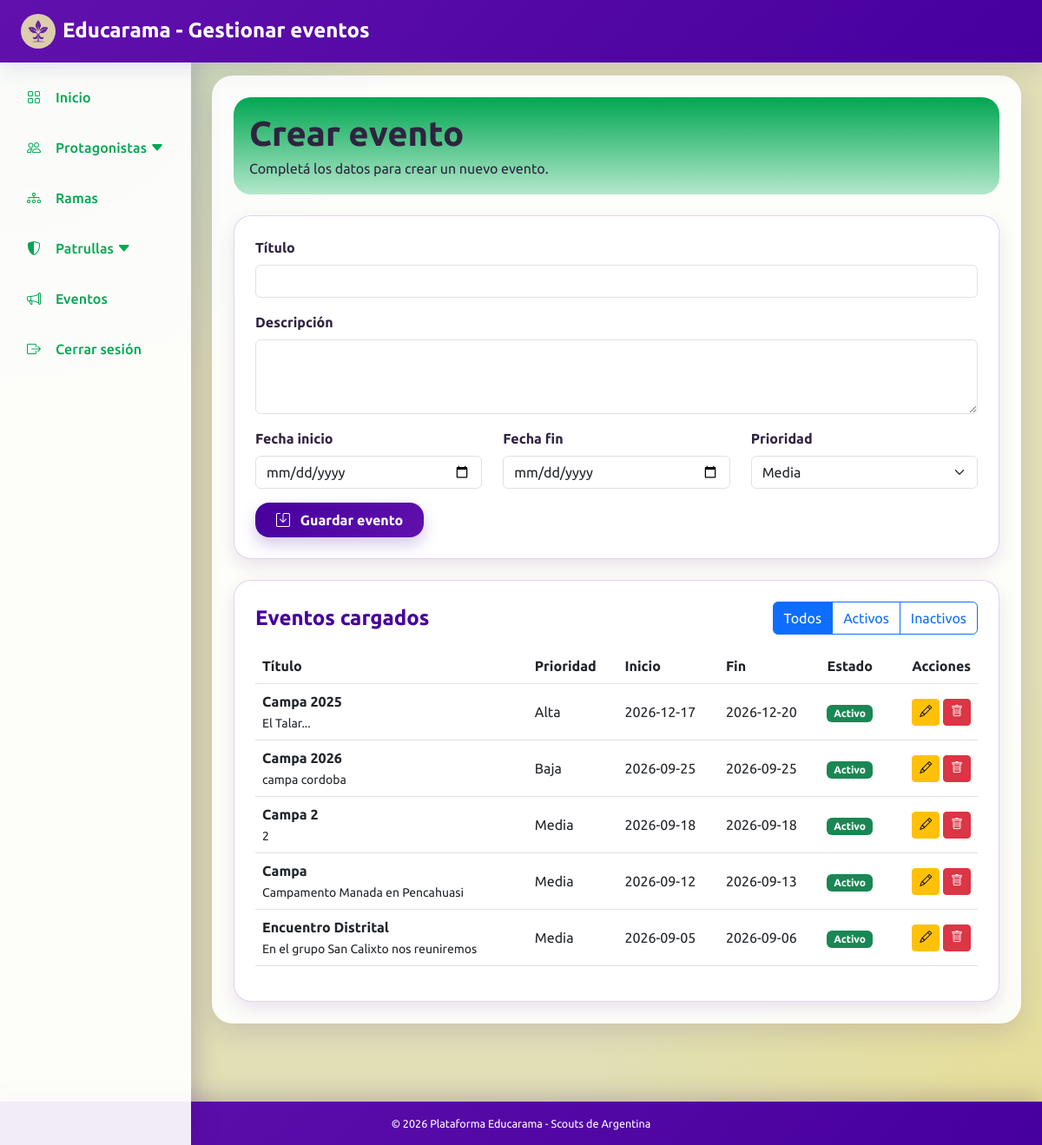
The app's page /views/pages/gestionar_eventos.php (signed in) with its own data.
### tables this page shows
CREATE TABLE `aviso` (
  `id` int(11) NOT NULL,
  `titulo` varchar(200) NOT NULL,
  `descripcion` text NOT NULL,
  `fecha_inicio` date NOT NULL,
  `fecha_fin` date DEFAULT NULL,
  `prioridad` varchar(50) NOT NULL,
  `activo` tinyint(1) NOT NULL DEFAULT 1
);

### src/Controladores/eventoControlador.php (called while the page is built, shortened)
<?php
require_once __DIR__ . '/../Datos/Database.php';
require_once __DIR__ . '/../Datos/eventoRepositorio.php';
require_once __DIR__ . '/../Servicios/EventoService.php';
class EventoControlador
{
    private EventoServicio $servicio;
    public function __construct()
    {
        $conexion = Database::getConexion();
        $repositorio = new EventoRepositorio($conexion);
        $this->servicio = new EventoServicio($repositorio);
    }
    public function obtenerEventosParaEditar(): ?array
    {
        $idEditar = isset($_GET['editar']) ? (int) $_GET['editar'] : null;
        return $this->servicio->buscarEventoParaEditar($idEditar);
    }
    public function listarEventos(): array
    {
        $filtro = $_GET['filtro'] ?? 'todos';
        return $this->servicio->listarEventos($filtro);
    }
    public function obtenerFiltroActual(): string
    {
        return $_GET['filtro'] ?? 'todos';
    }
}

### src/Servicios/EventoService.php (called while the page is built, shortened)
<?php
class EventoServicio
{
    private EventoRepositorio $repositorio;
    public function __construct(EventoRepositorio $repositorio)
    {
        $this->repositorio = $repositorio;
    }
    public function listarEventos(string $filtro): array
    {
        return $this->repositorio->listar($filtro);
    }
    public function buscarEventoParaEditar(?int $id): ?array
    {
        if (!$id) {
            return null;
        }
        return $this->repositorio->obtenerPorId($id);
    }
}

### src/Datos/eventoRepositorio.php (called while the page is built, shortened)
<?php
class EventoRepositorio
{
    private PDO $conexion;
    public function __construct(PDO $conexion)
    {
        $this->conexion = $conexion;
    }
    public function listar(string $filtro = 'todos'): array
    {
        $sql = "SELECT * FROM aviso";
        $sql .= " ORDER BY activo DESC, fecha_inicio DESC";
        $stmt = $this->conexion->prepare($sql);
        $stmt->execute();
        return $stmt->fetchAll(PDO::FETCH_ASSOC);
    }
}

### views/pages/gestionar_eventos.php (the view, shortened to what this page needs)
<?php
require_once __DIR__ . '/../../src/Controladores/EventoControlador.php';
$controlador = new EventoControlador();
try {
    $controlador->procesarAcciones();
    $eventoEditar = $controlador->obtenerEventosParaEditar();
    $eventos = $controlador->listarEventos();
    $filtro = $controlador->obtenerFiltroActual();
} catch (Exception $e) {
    $error = $e->getMessage();
    $eventoEditar = null;
    $eventos = [];
    $filtro = $_GET['filtro'] ?? 'todos';
}
?>
<!DOCTYPE html>
<html lang="es">
<head>
    <link href="https://cdn.jsdelivr.net/npm/bootstrap@5.3.0/dist/css/bootstrap.min.css" rel="stylesheet">
    <link rel="stylesheet" href="https://cdnjs.cloudflare.com/ajax/libs/bootstrap-icons/1.10.5/font/bootstrap-icons.min.css">
    <link rel="stylesheet" href="/Educarama/public/css/styles.css?v=1.5">
</head>
<body>
<?php
include __DIR__ . '/includes/barra_superior.php';
include __DIR__ . '/includes/menu_lateral.php';
?>
<div class="main-content-wrapper">
    <div class="container contenedor-principal  p-4">
        <div class="barra-superior-inst mb-4">
            <h1 class="fw-bold mb-1">
                <?= $eventoEditar ? 'Editar evento' : 'Crear evento' ?>
            </h1>
            <p class="mb-0">
                <?= $eventoEditar ? 'Modificá los datos del evento seleccionado.' : 'Completá los datos para crear un nuevo evento.' ?>
            </p>
        </div>
        <form method="POST" class="tarjeta-blanca-borde p-4 mb-4">
            <div class="mb-3">
                <label class="form-label fw-bold">Título</label>
                <input
                    type="text"
                    name="titulo"
                    class="form-control"
                    required
                    value="<?= $eventoEditar ? htmlspecialchars($eventoEditar['titulo']) : '' ?>"
                >
            </div>
            <div class="mb-3">
                <label class="form-label fw-bold">Descripción</label>
                <textarea name="descripcion" class="form-control" rows="3" required><?= $eventoEditar ? htmlspecialchars($eventoEditar['descripcion']) : '' ?></textarea>
            </div>
            <div class="row">
                <div class="col-md-4 mb-3">
                    <label class="form-label fw-bold">Fecha inicio</label>
                    <input
                        type="date"
                        name="fecha_inicio"
                        class="form-control"
                        required
                        value="<?= $eventoEditar ? htmlspecialchars($eventoEditar['fecha_inicio']) : '' ?>"
                    >
                </div>
                <div class="col-md-4 mb-3">
                    <label class="form-label fw-bold">Fecha fin</label>
                    <input
                        type="date"
                        name="fecha_fin"
                        class="form-control"
                        value="<?= $eventoEditar ? htmlspecialchars($eventoEditar['fecha_fin'] ?? '') : '' ?>"
                    >
                </div>
                <div class="col-md-4 mb-3">
                    <label class="form-label fw-bold">Prioridad</label>
                    <select name="prioridad" class="form-select" required>
                        <option value="media" <?= !$eventoEditar || $eventoEditar['prioridad'] === 'media' ? 'selected' : '' ?>>Media</option>
                    </select>
                </div>
            </div>
            <button type="submit" class="boton-primario px-4 py-2 fw-bold">
                <i class="bi bi-save me-2"></i>
                <?= $eventoEditar ? 'Actualizar evento' : 'Guardar evento' ?>
            </button>
        </form>
        <div class="tarjeta-blanca-borde p-4">
            <div class="d-flex justify-content-between align-items-center mb-3 flex-wrap gap-2">
                <h2 class="h4 texto-violeta fw-bold mb-0">Eventos cargados</h2>
                <div class="btn-group">
                    <a href="/Educarama/views/pages/gestionar_eventos.php?filtro=todos" class="btn btn-outline-primary <?= $filtro === 'todos' ? 'active' : '' ?>">Todos</a>
                    <a href="/Educarama/views/pages/gestionar_eventos.php?filtro=activos" class="btn btn-outline-primary <?= $filtro === 'activos' ? 'active' : '' ?>">Activos</a>
                    <a href="/Educarama/views/pages/gestionar_eventos.php?filtro=inactivos" class="btn btn-outline-primary <?= $filtro === 'inactivos' ? 'active' : '' ?>">Inactivos</a>
                </div>
            </div>
            <?php if (!empty($eventos)): ?>
                <div class="table-responsive">
                    <table class="table align-middle">
                        <thead>
                            <tr>
                                <th>Título</th>
                                <th>Prioridad</th>
                                <th>Inicio</th>
                                <th>Fin</th>
                                <th>Estado</th>
                                <th class="text-end">Acciones</th>
                            </tr>
                        </thead>
                        <tbody>
                            <?php foreach ($eventos as $evento): ?>
                                <tr>
                                    <td>
                                        <strong><?= htmlspecialchars($evento['titulo']) ?></strong><br>
                                        <small><?= htmlspecialchars($evento['descripcion']) ?></small>
                                    </td>
                                    <td><?= ucfirst(htmlspecialchars($evento['prioridad'])) ?></td>
                                    <td><?= htmlspecialchars($evento['fecha_inicio']) ?></td>
                                    <td><?= $evento['fecha_fin'] ? htmlspecialchars($evento['fecha_fin']) : 'Sin fin' ?></td>
                                    <td>
                                        <?php if ($evento['activo']): ?>
                                            <span class="badge bg-success">Activo</span>
                                        <?php else: ?>
                                            <span class="badge bg-secondary">Inactivo</span>
                                        <?php endif; ?>
                                    </td>
                                    <td class="text-end">
                                        <a href="/Educarama/views/pages/gestionar_eventos.php?editar=<?= $evento['id'] ?>" class="btn btn-sm btn-warning">
                                            <i class="bi bi-pencil"></i>
                                        </a>
                                        <?php if ($evento['activo']): ?>
                                            <a
                                                href="#"
                                                class="btn btn-sm btn-danger btn-desactivar"
                                                data-id="<?= $evento['id'] ?>"
                                                data-titulo="<?= htmlspecialchars($evento['titulo']) ?>"
                                            >
                                                <i class="bi bi-trash"></i>
                                            </a>
                                        <?php endif; ?>
                                    </td>
                                </tr>
                            <?php endforeach; ?>
                        </tbody>
                    </table>
                </div>
            <?php else: ?>
                <p>No hay eventos cargados.</p>
            <?php endif; ?>
        </div>
    </div>
</div>
<?php include __DIR__ . '/includes/barra_inferior.php'; ?>
</body>
</html>

### public/css/styles.css (style rules this page uses)
:root { --celeste-inst: #00aaf2; --violeta-primario: #45009e; --violeta-secundario: #a068d4; --violeta-oscuro: #320071; --orquidea-bordes: #6110ad; --lila-cards: #b85bee; --beige-fondo: #e0dfb6; --blanco: #ffffff; --texto-principal: #2f2440; --texto-suave: #6f647c; --borde-suave: rgba(97, 16, 173, 0.18); --sombra-suave: 0 10px 30px rgba(50, 0, 113, 0.12); --sombra-card: 0 8px 20px rgba(50, 0, 113, 0.1); --scout-amarillo: hsl(50, 98%, 54%); --scout-verde: #00a651; --scout-celeste: #00aaf2; --scout-rojo: #e30613; --scout-amarillo-claro: #fef4b8; --scout-verde-claro: #b3e8cb; --scout-celeste-claro: #b3e6fa; --scout-rojo-claro: #f9b2b6; --rama-primario: var(--scout-verde); --rama-secundario: var(--scout-verde-claro); --sidebar-width: 220px; --sidebar-mobile-width: 68px; --navbar-height: 72px; --footer-height: 50px; }
* { box-sizing: border-box; }
html, body { min-height: 100%; }
body { margin: 0; font-family: "Ubuntu", "Segoe UI", Tahoma, Geneva, Verdana, sans-serif; font-weight: 400; color: var(--texto-principal); background: radial-gradient( circle at top left, rgba(0, 170, 242, 0.16), transparent 28% ), radial-gradient( circle at bottom right, rgba(253, 214, 23, 0.2), transparent 30% ), var(--beige-fondo); }
h1, h2, h3, h4, h5, h6 { font-family: "Ubuntu", sans-serif; font-weight: 700; }
.texto-violeta { color: var(--violeta-primario); }
.main-content-wrapper { padding: calc(var(--navbar-height) + 15px) 24px calc(var(--footer-height) + 40px); min-height: 100vh; margin-left: var(--sidebar-width); }
.contenedor-principal { background: rgba(255, 255, 255, 0.92); border-radius: 24px; box-shadow: var(--sombra-suave); border: 1px solid rgba(255, 255, 255, 0.7); max-width: 1100px; }
.barra-superior-inst { background: linear-gradient( 180deg, var(--rama-primario), var(--rama-secundario) ); padding: 18px; border-radius: 20px; box-shadow: var(--borde-suave); }
.tarjeta-blanca-borde { background-color: #ffffff; border: 1px solid var(--borde-suave); border-radius: 20px; box-shadow: var(--sombra-card); }
.boton-primario { background: linear-gradient( 135deg, var(--violeta-primario), var(--orquidea-bordes) ); color: white; border: none; border-radius: 16px; transition: all 0.22s ease; box-shadow: 0 8px 18px rgba(69, 0, 158, 0.22); }

### records on screen
aviso: titulo "Campa 2025", descripcion "El Talar...", prioridad "Alta", fecha_inicio "2026-12-17", fecha_fin "2026-12-20", activo "Activo"
aviso: titulo "Campa 2026", descripcion "campa cordoba", prioridad "Baja", fecha_inicio "2026-09-25", fecha_fin "2026-09-25", activo "Activo"
aviso: titulo "Campa 2", descripcion "2", prioridad "Media", fecha_inicio "2026-09-18", fecha_fin "2026-09-18", activo "Activo"
aviso: titulo "Campa", descripcion "Campamento Manada en Pencahuasi", prioridad "Media", fecha_inicio "2026-09-12", fecha_fin "2026-09-13", activo "Activo"
aviso: titulo "Encuentro Distrital", descripcion "En el grupo San Calixto nos reuniremos", prioridad "Media", fecha_inicio "2026-09-05", fecha_fin "2026-09-06", activo "Activo"

### other values on screen
$tituloPagina "Gestionar eventos"
